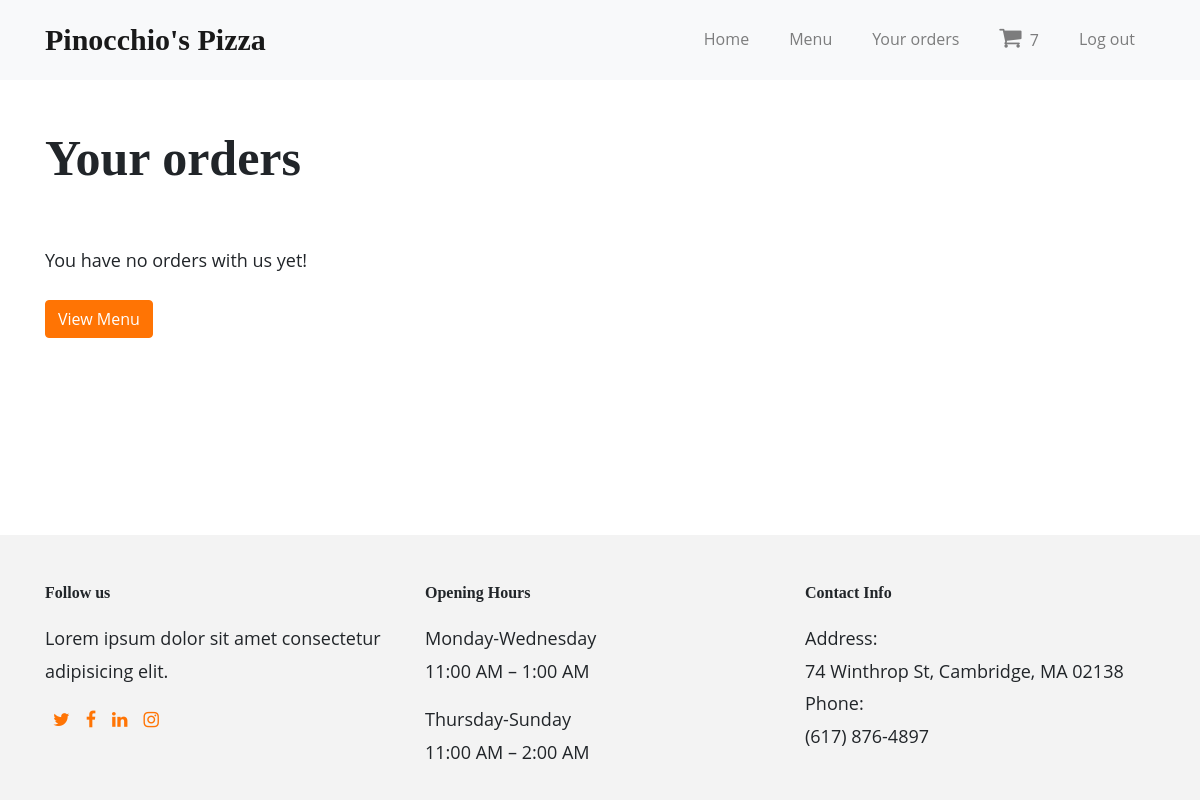
Before: /orders (signed in) with the older database file.
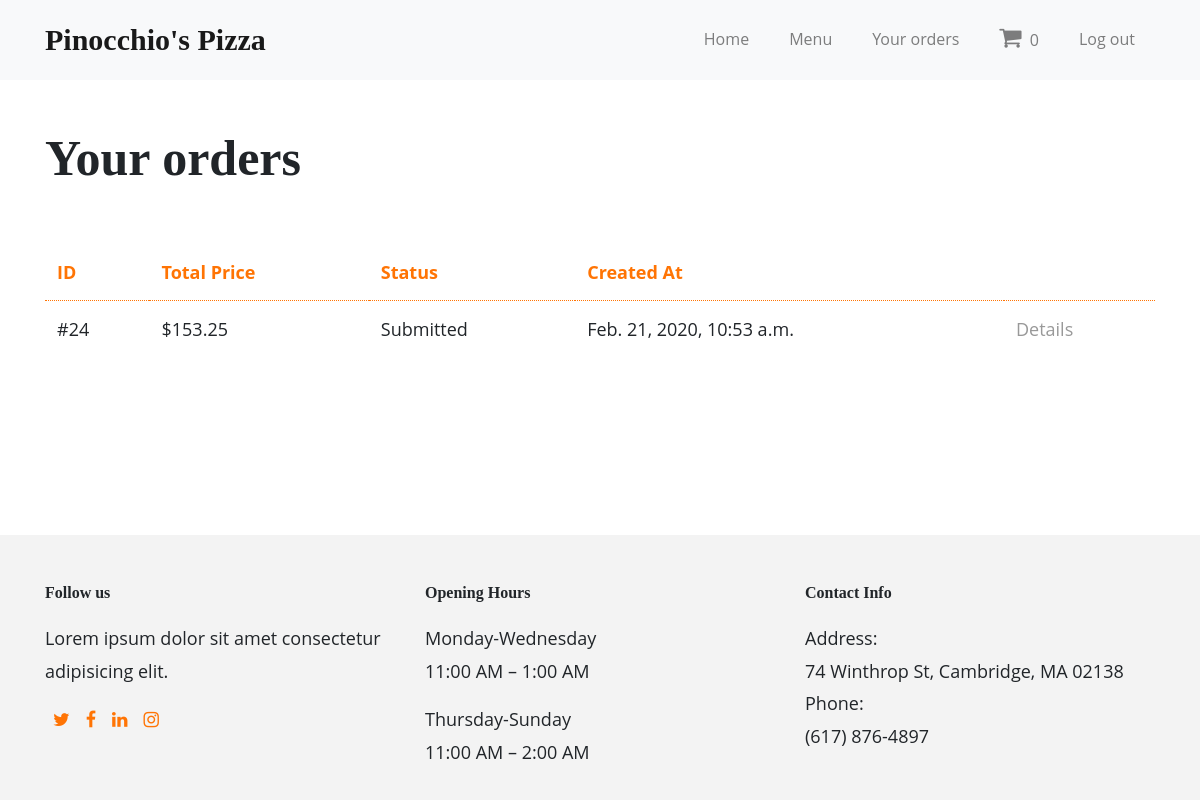
After: the same page with the newer database file.
### orders/models.py (models this page shows, shortened)
class Order(models.Model):
    created_by = models.ForeignKey(User, on_delete=models.SET_NULL, null=True, blank=True)
    time = models.DateTimeField(auto_now=True)
    status_choices = [
        ('p', 'Pending'),
        ('s', 'Submitted'),
        ('pr', 'Processing'),
        ('c', 'Completed'),
    ]
    status = models.CharField(choices=status_choices, max_length=2, blank=False, default='p')
    total_price = models.FloatField(null=True)
    class Meta:
        permissions = (("can_change_status", "Change order status"),)

### orders/views.py (the view)
# urls.py: path('orders', views.OrderListView.as_view(), name="orders"),
class OrderListView(LoginRequiredMixin, generic.ListView):
    model = Order
    template_name ='orders.html'
    def get_queryset(self):
        return Order.objects.filter(created_by=self.request.user).exclude(status='p').order_by('-id')
    def get_context_data(self, **kwargs):
        cart_num = len(Item.objects.filter(created_by=self.request.user).filter(status__exact='p'))
        context = super(OrderListView, self).get_context_data(**kwargs)
        context['cart_num'] = cart_num
        return context

### orders/templates/orders.html (shortened to what this page needs)
{% extends "base_generic.html" %}
{% block main %}
<div class="container">
    <div class="row mx-0">
        <div class="my-5 orders-heading">
            <h2>Your orders</h2>
        </div>
    </div>
    {% if order_list %}
    <table class="table mb-5">
        <thead>
            <tr>
                <th scope="col">ID</th>
                <th scope="col">Total Price</th>
                <th scope="col">Status</th>
                <th scope="col">Created At</th>
                <th scope="col"></th>
            </tr>
        </thead>
        <tbody>
            {% for order in order_list %}
            <tr>
                <td>#{{ order.id }}</td>
                <td>${{ order.total_price }}</td>
                <td>{{ order.get_status_display }}</td>
                <td>{{ order.time }}</td>
                <td><a href="{% url 'order-detail' order.pk %}">Details</a></td>
            </tr>
            {% endfor %}
        </tbody>
    </table>
    {% else %}
    <p>You have no orders with us yet!</p>
    <div class="my-4 bd-highlight">
        <a href="{% url 'menu' %}">
            <button class="btn btn-primary">View Menu</button>
        </a>
    </div>
    {% endif %}
</div>
{% endblock %}

Changed rows visible on the page:
now on this page (row edited): Order: id "24", total_price "153.25", status "Submitted", time "Feb. 21, 2020, 10:53 a.m."
Other visible differences:
{{ cart_num }}: "7" → "0"
text no longer shown: "You have no orders with us yet! View Menu"
text now shown: "ID Total Price Status Created At"
